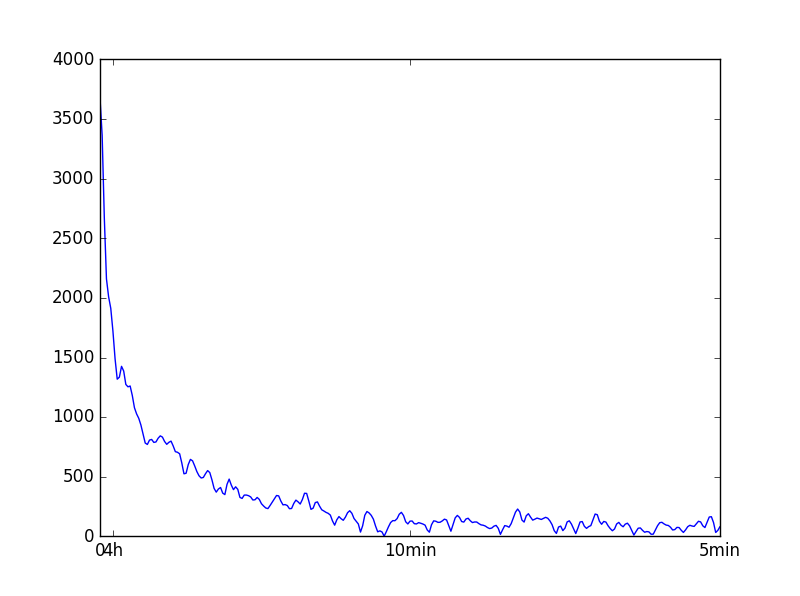

Here is the Python script that generated this plot:
import numpy as np
from scipy.optimize import curve_fit
import matplotlib.pyplot as plt
from scipy.fftpack import fft

def CountSecond(time):
    start_time = [5, 35, 0]
    times = time.split(':')
    h = int(times[0]) - start_time[0]
    m = int(times[1]) - start_time[1]
    s = int(times[2]) - start_time[2]
    return h * 3600 + m * 60 + s

def rawData():
    countDict = {item: 0 for item in range(221)}

    fp = open('sina_02_1.csv', 'r')
    for line in fp:
        rets = line.strip().split(',')
        fmin = int(CountSecond(rets[3]) / 300)

        if fmin in countDict:
            countDict[fmin] += 1
    countList = sorted(countDict.items(), key=lambda x: x[0])
    left, value = [], []
    for item in countList:
        left.append(item[0])
        value.append(item[1])
    return left, value

if __name__ == '__main__':
    left, value = rawData()
    y_fft = fft(value, 576)
    plt.plot(abs(y_fft))
    plt.xlim(0, 288)
    plt.xticks([0,6,144,288],[0,'4h','10min','5min'])
    plt.show()
